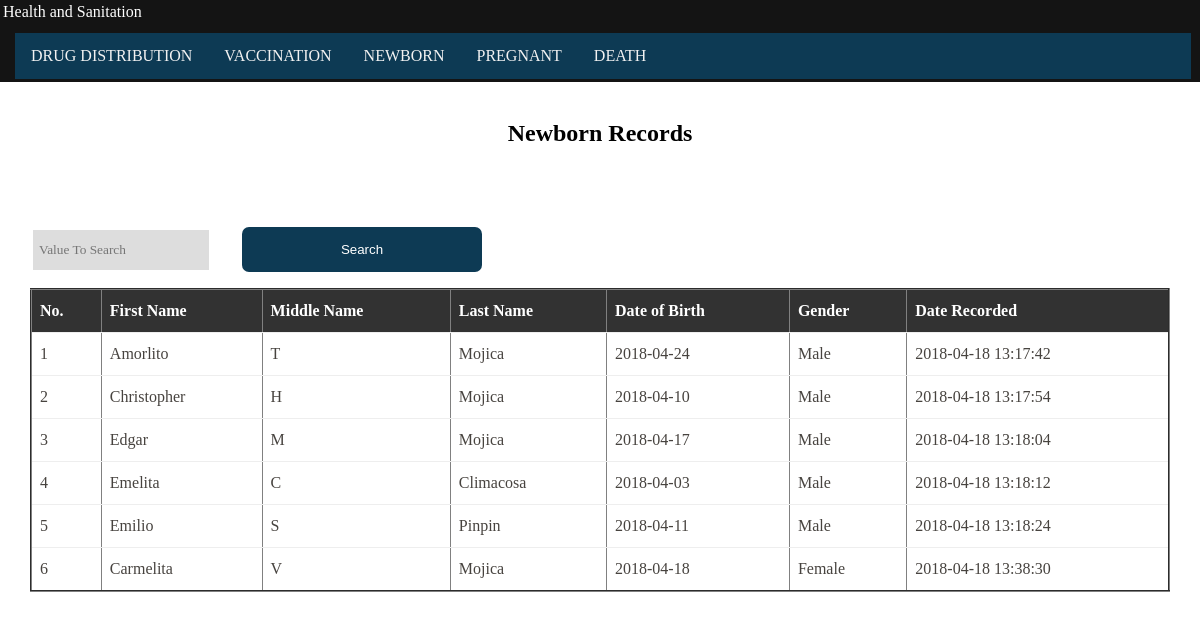
The app's page /Health_and_Sanitation/birth.php, older data.
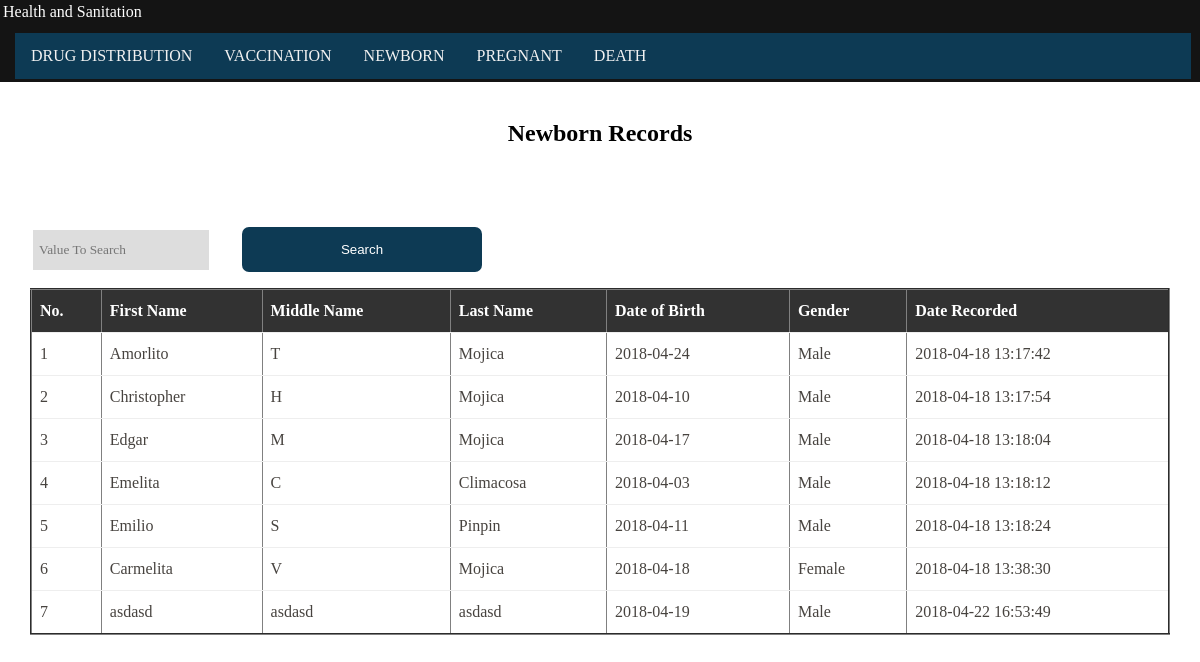
The same page, newer data.
### tables this page shows
CREATE TABLE `resident_detail` (
  `res_ID` int(11) UNSIGNED NOT NULL COMMENT 'Primary Key',
  `res_Img` longblob,
  `res_fName` varchar(50) DEFAULT NULL,
  `res_mName` varchar(50) DEFAULT NULL,
  `res_lName` varchar(50) DEFAULT NULL,
  `position_ID` int(11) UNSIGNED DEFAULT NULL,
  `suffix_ID` int(11) UNSIGNED DEFAULT NULL COMMENT 'e.g. Jr., II',
  `res_Bday` date DEFAULT NULL,
  `marital_ID` int(11) UNSIGNED DEFAULT NULL,
  `country_ID` int(11) UNSIGNED DEFAULT NULL,
  `gender_ID` int(11) UNSIGNED DEFAULT NULL,
  `religion_ID` int(11) UNSIGNED DEFAULT NULL,
  `occupation_ID` int(11) UNSIGNED DEFAULT NULL,
  `occuStat_ID` int(11) UNSIGNED DEFAULT NULL,
  `res_Date_Record` timestamp NOT NULL DEFAULT CURRENT_TIMESTAMP ON UPDATE CURRENT_TIMESTAMP,
  `occupant_ID` int(11) UNSIGNED DEFAULT NULL,
  `res_Height` int(20) DEFAULT NULL,
  `res_Weight` int(20) DEFAULT NULL
);

CREATE TABLE `ref_gender` (
  `gender_ID` int(11) UNSIGNED NOT NULL COMMENT 'Primary Key',
  `gender_Name` varchar(8) DEFAULT NULL
);

### Health_and_Sanitation/birth.php (the view, shortened to what this page needs)
<?php
require('db.php');
?>
<!DOCTYPE html>
<html>
<head>
</head>
<body>
<link href="css/design.css" rel="stylesheet" type="text/css">
<body>
	<div class="label"> Health and Sanitation
						<div class="nav">
							<a href="distribute.php">Drug Distribution</a>
							<a href="vaccine.php">Vaccination</a>
							<a href="birth.php">Newborn</a>
							<a href="pregnant.php">Pregnant</a>
							<a href="death.php">Death</a>
						</div>
</div><br>
        <center>
        	<?php
if (isset($_POST['search'])) {
    $valueToSearch = $_POST['valueToSearch'];
    $query         = "SELECT res_ID,
res_fName,
res_mName,
res_lName,
rs.suffix,
res_Bday,
rg.gender_Name,
rms.marital_Name,
rr.religion_Name,
rc.country_nationality,
rc.country_citizenship,
ro.occupation_Name,
ros.occuStat_Name,
res_Date_Record,
TIMESTAMPDIFF(YEAR,res_Bday,CURDATE()) AS Age,
(case
 when (TIMESTAMPDIFF(Month,res_Bday,CURDATE())<=1) then 'Maternal and Newborn'
   end) Age_Stage
FROM resident_detail rd
LEFT JOIN ref_suffixname rs ON rd.suffix_ID = rs.suffix_ID
LEFT JOIN ref_gender rg ON rd.gender_ID = rg.gender_ID
LEFT JOIN ref_marital_status rms ON rd.marital_ID = rms.marital_ID
LEFT JOIN ref_religion rr ON rd.religion_ID = rr.religion_ID
LEFT JOIN ref_occupation ro ON rd.occupation_ID = ro.occupation_ID
LEFT JOIN ref_occupation_status ros ON rd.occuStat_ID = ros.occuStat_ID
LEFT JOIN ref_country rc ON rd.country_ID = rc.country_ID WHERE TIMESTAMPDIFF(YEAR,res_Bday,CURDATE())  BETWEEN '0' AND '1' and concat(res_fName,res_mName,res_lName,res_Bday,gender_Name) LIKE '%".$valueToSearch."%'";
    $search_result = filterTable($query);
} else {
    $query         ="SELECT res_ID,
res_fName,
res_mName,
res_lName,
rs.suffix,
res_Bday,
rg.gender_Name,
rms.marital_Name,
rr.religion_Name,
rc.country_nationality,
rc.country_citizenship,
ro.occupation_Name,
ros.occuStat_Name,
res_Date_Record,
TIMESTAMPDIFF(YEAR,res_Bday,CURDATE()) AS Age,
(case
 when (TIMESTAMPDIFF(Month,res_Bday,CURDATE())<=1) then 'Maternal and Newborn'
 when (TIMESTAMPDIFF(Month,res_Bday,CURDATE())<=1 and TIMESTAMPDIFF(Month,res_Bday,CURDATE())<=12) then 'Babies'
when (TIMESTAMPDIFF(Month,res_Bday,CURDATE())<=13 and TIMESTAMPDIFF(Month,res_Bday,CURDATE())<=24) then 'Toddlers'
when (TIMESTAMPDIFF(Year,res_Bday,CURDATE())<=2 and TIMESTAMPDIFF(Year,res_Bday,CURDATE())<=4) then 'Preschoolers'
 when (TIMESTAMPDIFF(Year,res_Bday,CURDATE())<=5 and TIMESTAMPDIFF(Year,res_Bday,CURDATE())<=8) then 'School Age Children'
 when (TIMESTAMPDIFF(Year,res_Bday,CURDATE())<=9 and TIMESTAMPDIFF(Year,res_Bday,CURDATE())<=12) then 'Tweens '
when (TIMESTAMPDIFF(Year,res_Bday,CURDATE())<=13 and TIMESTAMPDIFF(Year,res_Bday,CURDATE())<=19) then 'Teenager'
when (TIMESTAMPDIFF(Year,res_Bday,CURDATE())<=20 and TIMESTAMPDIFF(Year,res_Bday,CURDATE())<=35) then 'Young Adult'
when (TIMESTAMPDIFF(Year,res_Bday,CURDATE())<=36 and TIMESTAMPDIFF(Year,res_Bday,CURDATE())<=55) then 'Middle-Aged Adults'
when (TIMESTAMPDIFF(Year,res_Bday,CURDATE())<=56 and TIMESTAMPDIFF(Year,res_Bday,CURDATE())<=100) then 'Senior'
   end) Age_Stage
FROM resident_detail rd
LEFT JOIN ref_suffixname rs ON rd.suffix_ID = rs.suffix_ID
LEFT JOIN ref_gender rg ON rd.gender_ID = rg.gender_ID
LEFT JOIN ref_marital_status rms ON rd.marital_ID = rms.marital_ID
LEFT JOIN ref_religion rr ON rd.religion_ID = rr.religion_ID
LEFT JOIN ref_occupation ro ON rd.occupation_ID = ro.occupation_ID
LEFT JOIN ref_occupation_status ros ON rd.occuStat_ID = ros.occuStat_ID
LEFT JOIN ref_country rc ON rd.country_ID = rc.country_ID WHERE TIMESTAMPDIFF(YEAR,res_Bday,CURDATE())  BETWEEN '0' AND '1'";
}
function filterTable($query)
{
    $connect       = mysqli_connect("localhost", "root", "", "bmis_db");
    $filter_Result = mysqli_query($connect, $query);
    return $filter_Result;
}
?>
<h2>Newborn Records</h2>
<form action="birth.php" method="post">
            <p align="left">&nbsp&nbsp&nbsp&nbsp&nbsp&nbsp&nbsp<input type="text" name="valueToSearch" placeholder="Value To Search">
            &nbsp&nbsp&nbsp<input type="submit" name="search" value="Search" ></p>
<table width="95%" border="2" style="border-collapse:collapse;">
<thead>
<tr><th><strong>No.</strong></th><th><strong>First Name</strong></th><th><strong>Middle Name</strong></th><th><strong>Last Name</strong></th><th><strong>Date of Birth</strong></th><th><strong>Gender</strong></th><th><strong>Date Recorded</strong></th></tr>
</thead>
<tbody>
	<?php
$count=1;
$result = mysqli_query($con,$query);
while ($row = mysqli_fetch_assoc($result)) {
  ?>
<tr>
	<td align="center"><?php echo $count; ?></td>
	<td align="center"><?php echo $row["res_fName"]; ?></td>
	<td align="center"><?php echo $row["res_mName"]; ?></td>
	<td align="center"><?php echo $row["res_lName"]; ?></td>
		<td align="center"><?php echo $row["res_Bday"]; ?></td>
			<td align="center"><?php echo $row["gender_Name"]; ?></td>
			<td align="center"><?php echo $row["res_Date_Record"]; ?></td>
	</tr>
<?php $count++; }
?>
</tbody>
</table>
</center>
</body>
</html>

Row changes from the older to the newer data that the page shows:
added resident_detail: res_fName "asdasd", res_mName "asdasd", res_lName "asdasd", res_Bday "2018-04-19", gender_ID.gender_Name "Male", res_Date_Record "2018-04-22 16:53:49"
